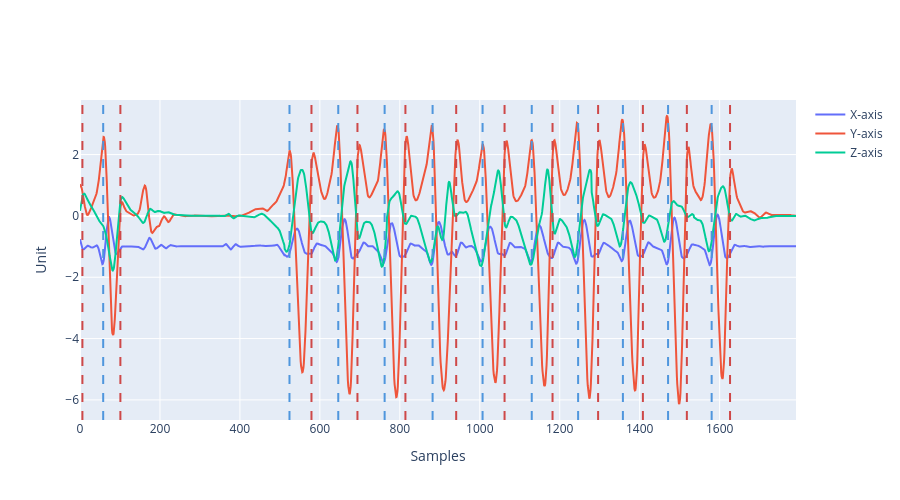

The cell this chart's notebook holds for it:
### Code cell
plotting.plot_xyz(reshaped_input[:, 0], reshaped_input[:, 1], reshaped_input[:, 2], merged_targets.astype(int))

### Figure 1 — Plotly figure (JSON) as saved in the notebook; plotly's stock layout.template omitted (floating-point values rounded to 4 significant figures; data arrays with more than 128 entries replaced by an {"elided": "..."} marker saying what was removed)
{"data": [{"mode": "lines", "name": "X-axis", "type": "scatter", "x": {"elided": "1792 int values"}, "y": {"elided": "1792 float values"}}, {"mode": "lines", "name": "Y-axis", "type": "scatter", "x": {"elided": "1792 int values"}, "y": {"elided": "1792 float values"}}, {"mode": "lines", "name": "Z-axis", "type": "scatter", "x": {"elided": "1792 int values"}, "y": {"elided": "1792 float values"}}], "layout": {"height": 500, "hovermode": "x unified", "shapes": [{"line": {"color": "#CE4848", "dash": "dash"}, "type": "line", "x0": 6, "x1": 6, "xref": "x", "y0": 0, "y1": 1, "yref": "y domain"}, {"line": {"color": "#4f96dd", "dash": "dash"}, "type": "line", "x0": 58, "x1": 58, "xref": "x", "y0": 0, "y1": 1, "yref": "y domain"}, {"line": {"color": "#CE4848", "dash": "dash"}, "type": "line", "x0": 101, "x1": 101, "xref": "x", "y0": 0, "y1": 1, "yref": "y domain"}, {"line": {"color": "#4f96dd", "dash": "dash"}, "type": "line", "x0": 524, "x1": 524, "xref": "x", "y0": 0, "y1": 1, "yref": "y domain"}, {"line": {"color": "#CE4848", "dash": "dash"}, "type": "line", "x0": 579, "x1": 579, "xref": "x", "y0": 0, "y1": 1, "yref": "y domain"}, {"line": {"color": "#4f96dd", "dash": "dash"}, "type": "line", "x0": 646, "x1": 646, "xref": "x", "y0": 0, "y1": 1, "yref": "y domain"}, {"line": {"color": "#CE4848", "dash": "dash"}, "type": "line", "x0": 694, "x1": 694, "xref": "x", "y0": 0, "y1": 1, "yref": "y domain"}, {"line": {"color": "#4f96dd", "dash": "dash"}, "type": "line", "x0": 762, "x1": 762, "xref": "x", "y0": 0, "y1": 1, "yref": "y domain"}, {"line": {"color": "#CE4848", "dash": "dash"}, "type": "line", "x0": 814, "x1": 814, "xref": "x", "y0": 0, "y1": 1, "yref": "y domain"}, {"line": {"color": "#4f96dd", "dash": "dash"}, "type": "line", "x0": 882, "x1": 882, "xref": "x", "y0": 0, "y1": 1, "yref": "y domain"}, {"line": {"color": "#CE4848", "dash": "dash"}, "type": "line", "x0": 941, "x1": 941, "xref": "x", "y0": 0, "y1": 1, "yref": "y domain"}, {"line": {"color": "#4f96dd", "dash": "dash"}, "type": "line", "x0": 1007, "x1": 1007, "xref": "x", "y0": 0, "y1": 1, "yref": "y domain"}, {"line": {"color": "#CE4848", "dash": "dash"}, "type": "line", "x0": 1062, "x1": 1062, "xref": "x", "y0": 0, "y1": 1, "yref": "y domain"}, {"line": {"color": "#4f96dd", "dash": "dash"}, "type": "line", "x0": 1130, "x1": 1130, "xref": "x", "y0": 0, "y1": 1, "yref": "y domain"}, {"line": {"color": "#CE4848", "dash": "dash"}, "type": "line", "x0": 1182, "x1": 1182, "xref": "x", "y0": 0, "y1": 1, "yref": "y domain"}, {"line": {"color": "#4f96dd", "dash": "dash"}, "type": "line", "x0": 1246, "x1": 1246, "xref": "x", "y0": 0, "y1": 1, "yref": "y domain"}, {"line": {"color": "#CE4848", "dash": "dash"}, "type": "line", "x0": 1296, "x1": 1296, "xref": "x", "y0": 0, "y1": 1, "yref": "y domain"}, {"line": {"color": "#4f96dd", "dash": "dash"}, "type": "line", "x0": 1358, "x1": 1358, "xref": "x", "y0": 0, "y1": 1, "yref": "y domain"}, {"line": {"color": "#CE4848", "dash": "dash"}, "type": "line", "x0": 1408, "x1": 1408, "xref": "x", "y0": 0, "y1": 1, "yref": "y domain"}, {"line": {"color": "#4f96dd", "dash": "dash"}, "type": "line", "x0": 1471, "x1": 1471, "xref": "x", "y0": 0, "y1": 1, "yref": "y domain"}, {"line": {"color": "#CE4848", "dash": "dash"}, "type": "line", "x0": 1518, "x1": 1518, "xref": "x", "y0": 0, "y1": 1, "yref": "y domain"}, {"line": {"color": "#4f96dd", "dash": "dash"}, "type": "line", "x0": 1580, "x1": 1580, "xref": "x", "y0": 0, "y1": 1, "yref": "y domain"}, {"line": {"color": "#CE4848", "dash": "dash"}, "type": "line", "x0": 1626, "x1": 1626, "xref": "x", "y0": 0, "y1": 1, "yref": "y domain"}], "title": {}, "xaxis": {"title": {"text": "Samples"}}, "yaxis": {"title": {"text": "Unit"}}}}
